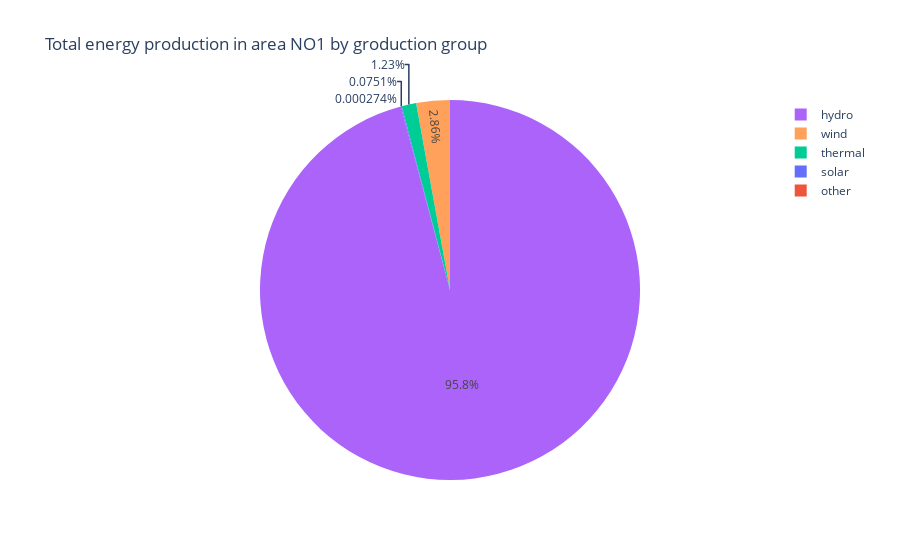

Notebook source saved alongside this figure:
### Code cell
area = 'NO1'
df_kwh_byArea = df_spark[df_spark['priceArea'] == area].groupBy('productionGroup').agg({'quantityKwh': 'sum'}).toPandas()

fig = px.pie(df_kwh_byArea, values='sum(quantityKwh)', names='productionGroup', 
             title=f'Total energy production in area {area} by groduction group', 
             color='productionGroup', template='plotly')
fig.show()

### Figure 1 — Plotly figure (JSON) as saved in the notebook; plotly's stock layout.template omitted (floating-point values rounded to 4 significant figures)
{"data": [{"customdata": [["solar"], ["other"], ["thermal"], ["hydro"], ["wind"]], "domain": {"x": [0, 1], "y": [0, 1]}, "hovertemplate": "productionGroup=%{customdata[0]}<br>sum(quantityKwh)=%{value}<extra></extra>", "labels": ["solar", "other", "thermal", "hydro", "wind"], "legendgroup": "", "marker": {"colors": ["#636efa", "#EF553B", "#00cc96", "#ab63fa", "#FFA15A"]}, "name": "", "showlegend": true, "type": "pie", "values": [14380000.0, 52560.0, 236100000.0, 18360000000.0, 547400000.0]}], "layout": {"legend": {"tracegroupgap": 0}, "title": {"text": "Total energy production in area NO1 by groduction group"}}}
